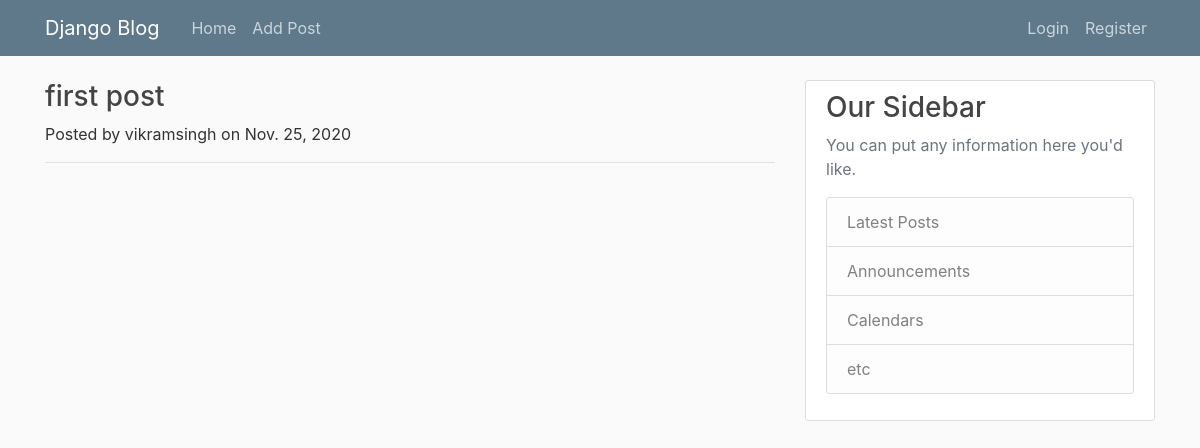
/, run on an earlier commit of the app's database.
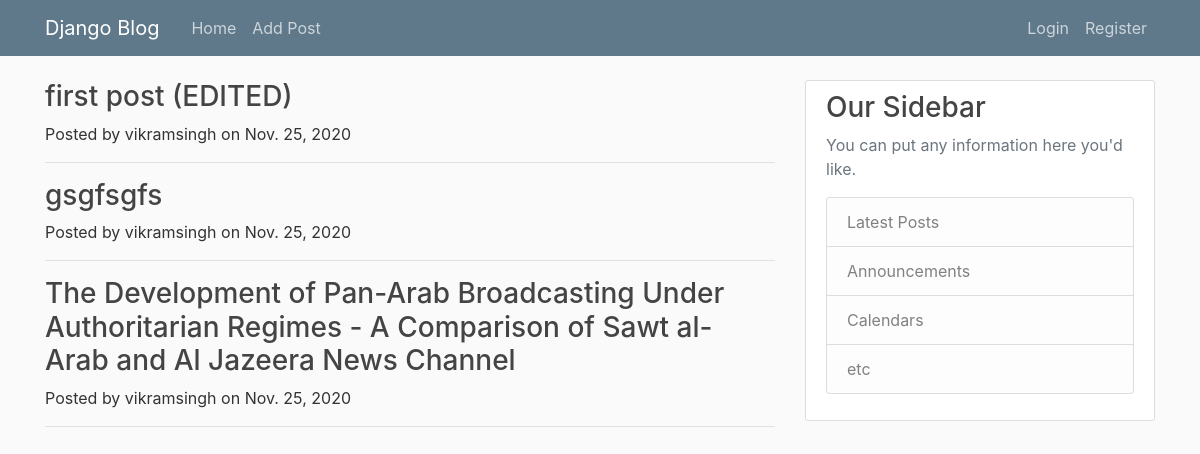
And on a later commit of the database.
### BlogApp/models.py (models this page shows, shortened)
class Post(models.Model):
    title = models.CharField(max_length=150)
    author = models.ForeignKey(User, on_delete=models.CASCADE)
    body = models.TextField()
    date = models.DateField(auto_now_add=True)

### BlogApp/views.py (the view)
# urls.py: 2. Add a URL to urlpatterns:  path('', Home.as_view(), name='home')
class Home(ListView):
    model = Post
    template_name = 'home.html'
    ordering = ['-date']

### BlogApp/templates/home.html (shortened to what this page needs)
{% extends "base.html" %}
{% block content %}
{% for post in object_list %}
    <div class="post-preview">
        <a href="post.html">
            <h3 class="post-title">
                <a href= "{% url 'article-page' post.pk %}" class="h3">{{post.title}}</a>
            </h3>
        </a>
        <p class="post-meta">Posted by {{post.author}} on {{post.date}}</p>
    </div>
    <hr>
{% endfor %}
{% endblock content %}

### BlogApp/templates/base.html (shortened to what this page needs)
{% load static %}
<!DOCTYPE html>
<html>
<head>
    <link rel="stylesheet" href="https://maxcdn.bootstrapcdn.com/bootstrap/4.0.0/css/bootstrap.min.css">
    <link rel="stylesheet" type="text/css" href="{% static 'main.css' %}">
</head>
<body>
	<header class="site-header">
	  <nav class="navbar navbar-expand-md navbar-dark bg-steel fixed-top">
	    <div class="container">
	      <a class="navbar-brand mr-4" href="{% url 'blog-home' %}">Django Blog</a>
	      <div class="collapse navbar-collapse" id="navbarToggle">
	        <div class="navbar-nav mr-auto">
			  <a class="nav-item nav-link" href="{% url 'blog-home' %}">Home</a>
			  <a class="nav-item nav-link" href="{% url 'add-post' %}">Add Post</a>
	        </div>
	        <div class="navbar-nav">
				{% if user.is_authenticated %}
				<a class="nav-item nav-link" href="{% url 'profile' %}">Profile</a>
				<a class="nav-item nav-link" href="{% url 'logout' %}">Logout</a>
				{% else %}
	          	<a class="nav-item nav-link" href="{% url 'login' %}">Login</a>
				<a class="nav-item nav-link" href="{% url 'register' %}">Register</a>
				{% endif %}
	        </div>
	      </div>
	    </div>
	  </nav>
	</header>
	<main role="main" class="container">
	  <div class="row">
	    <div class="col-md-8">
	      {% block content %}{% endblock %}
	    </div>
	    <div class="col-md-4">
	      <div class="content-section">
	        <h3>Our Sidebar</h3>
	        <p class='text-muted'>You can put any information here you'd like.
	          <ul class="list-group">
	            <li class="list-group-item list-group-item-light">Latest Posts</li>
	            <li class="list-group-item list-group-item-light">Announcements</li>
	            <li class="list-group-item list-group-item-light">Calendars</li>
	            <li class="list-group-item list-group-item-light">etc</li>
	          </ul>
	        </p>
	      </div>
	    </div>
	  </div>
	</main>
</body>
</html>

### BlogApp/static/main.css (style rules this page uses)
body { background: #fafafa; color: #333333; margin-top: 5rem; }
h1, h2, h3, h4, h5, h6 { color: #444444; }
ul { margin: 0; }
.bg-steel { background-color: #5f788a; }
.site-header .navbar-nav .nav-link { color: #cbd5db; }
.content-section { background: #ffffff; padding: 10px 20px; border: 1px solid #dddddd; border-radius: 3px; margin-bottom: 20px; }

What changed in the data, as far as the page shows it:
changed Post: title "first post" → "first post (EDITED)"
added Post: title "gsgfsgfs", author "vikramsingh", date "Nov. 25, 2020"
added Post: title "The Development of Pan-Arab Broadcasting Under Authoritarian Regimes - A Comparison of Sawt al-Arab and Al Jazeera News Channel", author "vikramsingh", date "Nov. 25, 2020"
